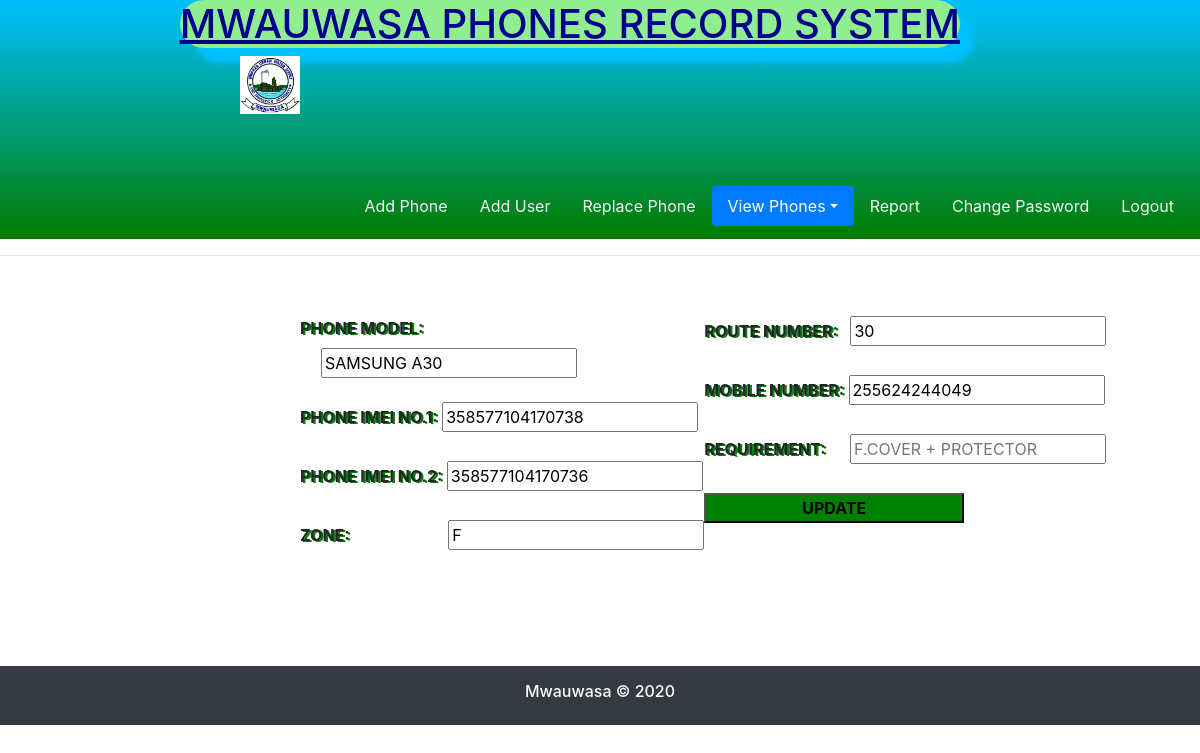
The page /updatecurrent.php?id=2 (signed in) on the database its author committed.
### tables this page shows
CREATE TABLE `records` (
  `id` int(11) NOT NULL,
  `route` int(11) NOT NULL,
  `phone_model` varchar(20) NOT NULL,
  `imei` bigint(20) NOT NULL,
  `imei2` bigint(20) NOT NULL,
  `mobile_number` bigint(15) NOT NULL,
  `zone` char(1) NOT NULL,
  `requirements` text,
  `added_date` date NOT NULL
);

### updatecurrent.php (the view, shortened to what this page needs)
<?php
include_once('connection.php');
if (isset($_POST['update'])) {
	$model = $_POST['name'];
	$imei1 = $_POST['imei1'];
	$imei2 = $_POST['imei2'];
	$route = $_POST['number'];
	$mobile = $_POST['tel'];
	$zone = $_POST['zone'];
	$requirement = $_POST['requirement'];
	if($imei1 == $imei2){
		echo "<div class='text-danger' style='position: absolute; top: 35%; left: 50%'>Imei 1 and Imei 2 must be different</div>";
	}else{
		$qr1 = "UPDATE records SET route = '$route', phone_model = '$model', imei = '$imei1', imei2 = '$imei2', mobile_number = '$mobile', zone = '$zone', requirements = '$requirement', added_date = NOW()
		WHERE id = '" .$_SESSION['id']. "'";
		$rs1 = mysqli_query($myconnect, $qr1);
		if(!$rs1){
			echo mysqli_error($myconnect);
		}else{
			echo "<div class='text-success' style='position: absolute; top: 35%; left: 50%'>Phone updated</div>";
		}
	}
    $query = "SELECT * FROM records WHERE id = '" .$_SESSION['id']. "'";
    $result = mysqli_query($myconnect, $query);
    $rw = mysqli_fetch_assoc($result);
}else{
    $id = $_GET['id'];
    $qr2 = "SELECT * FROM records WHERE id = '$id'";
    $rs2 = mysqli_query($myconnect, $qr2);
    $rw = mysqli_fetch_assoc($rs2);
}
?>
<!DOCTYPE html>
<html>
<head>
	<link rel="stylesheet" href="https://maxcdn.bootstrapcdn.com/bootstrap/4.0.0/css/bootstrap.min.css">
	<link rel="stylesheet" href="css/bootstrap.min.css">
	<link rel="stylesheet" href="custom/style.css">
</head>
<body>
	<header>
	<div class="head">
			<h1 class='text'>MWAUWASA PHONES RECORD SYSTEM</h1>
			<img src="images/logo2.jpg" class="center2">
			<div class="card-header">
    		<ul class="nav nav-pills card-header-pills justify-content-end">
     			<li class="nav-item">
        			<a class="nav-link" href="add.php">Add Phone</a>
      			</li>
      			<li class="nav-item">
        			<a class="nav-link" href="adduser.php">Add User</a>
      			</li>
      			<li class="nav-item">
        			<a class="nav-link" href="replace.php">Replace Phone</a>
      			</li>
      			<li class="nav-item dropdown">
        			<a class="nav-link dropdown-toggle active" data-toggle="dropdown" aria-haspopup="true" aria-expanded="false">View Phones</a>
 				</li>
 					 <li class="nav-item">
        			<a class="nav-link" href="report.php">Report</a>
      			</li>
      			<li class="nav-item">
        			<a class="nav-link" href="change.php">Change Password</a>
      			</li>
     			 <li class="nav-item">
        			<a class="nav-link" href="logout.php">Logout</a>
      			</li>
    		</ul>
 		 </div>
 		</div>
 		</header>
	<hr>
	<form class ='form' method="POST" action="updatecurrent.php">
	<div class="break">
		<label><strong>PHONE MODEL:</strong></label>
		<input type="text" name="name" placeholder="infinix hot 8" class="maji3" value="<?php echo strtoupper($rw['phone_model']); ?>" required>
		<br></br>
		<label><strong>PHONE IMEI NO.1:</strong></label>
		<input type="number" min="1" name="imei1" placeholder="355023114887840
" class=""  value="<?php echo strtoupper($rw['imei']); ?>" required>
		<br></br>
		<label><strong>PHONE IMEI NO.2:</strong></label>
		<input type="number" min="1" name="imei2" placeholder="355023114887857
" class=""  value="<?php echo strtoupper($rw['imei2']); ?>" required>
		<br></br>
		<label><strong>ZONE:</strong></label>
		<input type="text" name="zone" placeholder="F" class="fit"  value="<?php echo strtoupper($rw['zone']); ?>" required maxlength="1">
	</div>
	<div class="break2">
		<label><strong>ROUTE NUMBER:</strong></label>
		<input type="number" min="1" name="number" placeholder="11" class="fit2" value="<?php echo strtoupper($rw['route']); ?>" required>
		<br></br>
		<label><strong>MOBILE NUMBER:</strong></label>
		<input type="tel" name="tel" placeholder="255624243430
" class="" value="<?php echo strtoupper($rw['mobile_number']); ?>" required>
		<br></br>
		<label><strong>REQUIREMENT:</strong></label>
		<input type="text" name="requirement" value="<?php echo strtoupper($rw['requirements']); ?>" placeholder="F.COVER + PROTECTOR" class="fit3">
		<br>
		<button class = 'btn1 ml-auto mt-4' name='update'><strong>UPDATE</strong></button>
	</div>
	</form>
	<div class="py-3 bg-dark text-light f2">
		<h6 class="text-center">Mwauwasa &copy 2020</h6>
	</div>
</body>
</html>

### custom/style.css (style rules this page uses)
h1 { color: darkblue; }
a { color: whitesmoke; }
.btn1 { width: 52%; background-color: green; }
.center2 { margin-left:20%; margin-bottom:5%; width: 5%; }
.text { margin-right: 20%; text-decoration: underline; float:right; border-radius: 24px; background: lightgreen; box-shadow: 15px 15px 5px deepskyBlue; }
.form { margin-top: 5%; margin-left: 25%; text-shadow: 2px 1px green; }
.maji3 { margin-left:5.2% }
.break { float: left; }
.f2 { margin-top: 143px; }
.break2 { margin-left:400px; }
.fit { margin-left: 94px; }
.fit2 { margin-left: 8px; }
.fit3 { margin-left: 20px; }
.head { background:linear-gradient(deepskyBlue,green); }

### rows shown on the page
records: name "SAMSUNG A30", imei1 "358577104170738", imei2 "358577104170736", zone "F", number "30", tel "255624244049"
